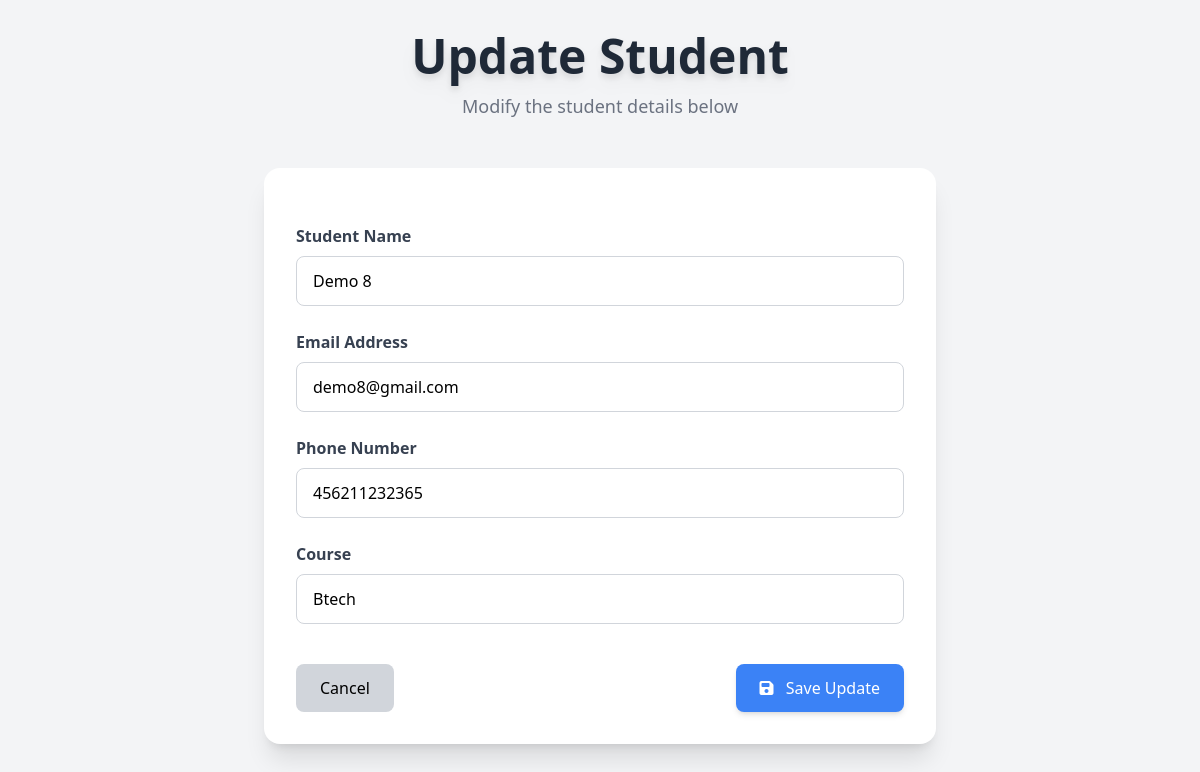
Screenshot of /student/update-student/11/ with the database file from the repository.
### student/models.py (models this page shows)
class Student(models.Model):
    name = models.CharField(max_length=100)
    email = models.EmailField()
    phone_number = models.CharField(max_length=13)
    course = models.CharField(max_length=100, null=True, blank=True)

### student/views.py (the view, shortened to what this page needs)
# urls.py: path("update-student/<int:id>/", views.update_student, name="update_student"),
def update_student(request, id):
    student = Student.objects.get(id = id)
    parameters = {
        "student": student
    }
    return render(request, "student/update_student.html", parameters)

### templates/student/update_student.html (shortened to what this page needs)
<!DOCTYPE html>
<html lang="en">
<head>
<script src="https://cdn.tailwindcss.com"></script>
<link href="https://cdnjs.cloudflare.com/ajax/libs/font-awesome/6.4.0/css/all.min.css" rel="stylesheet">
</head>
<body class="bg-gray-100 min-h-screen p-8">
<div class="max-w-4xl mx-auto text-center mb-12">
  <h1 class="text-5xl font-extrabold text-gray-800 mb-3 drop-shadow-lg">
    Update Student
  </h1>
  <p class="text-gray-500 text-lg">
    Modify the student details below
  </p>
</div>
<div class="max-w-2xl mx-auto bg-white shadow-xl rounded-2xl p-8">
  <form class="space-y-6">
    <div>
      <label class="block text-gray-700 font-semibold mb-2">
        Student Name
      </label>
      <input type="text" value="{{ student.name }}"
      class="w-full border border-gray-300 rounded-lg px-4 py-3 focus:outline-none focus:ring-2 focus:ring-blue-400">
    </div>
    <div>
      <label class="block text-gray-700 font-semibold mb-2">
        Email Address
      </label>
      <input type="email" value="{{ student.email }}"
      class="w-full border border-gray-300 rounded-lg px-4 py-3 focus:outline-none focus:ring-2 focus:ring-blue-400">
    </div>
    <div>
      <label class="block text-gray-700 font-semibold mb-2">
        Phone Number
      </label>
      <input type="text" value="{{ student.phone_number }}"
      class="w-full border border-gray-300 rounded-lg px-4 py-3 focus:outline-none focus:ring-2 focus:ring-blue-400">
    </div>
    <div>
      <label class="block text-gray-700 font-semibold mb-2">
        Course
      </label>
      <input type="text" value="{{ student.course }}"
      class="w-full border border-gray-300 rounded-lg px-4 py-3 focus:outline-none focus:ring-2 focus:ring-blue-400">
    </div>
    <div class="flex justify-between pt-4">
      <a href="index.html"
      class="px-6 py-3 bg-gray-300 rounded-lg hover:bg-gray-400 transition">
        Cancel
      </a>
      <button
      class="px-6 py-3 bg-blue-500 text-white rounded-lg hover:bg-blue-600 transition shadow-md">
        <i class="fas fa-save mr-2"></i> Save Update
      </button>
    </div>
  </form>
</div>
</body>
</html>

### rows the page displays
Student: name "Demo 8", email "demo8@gmail.com", phone_number "456211232365", course "Btech"
